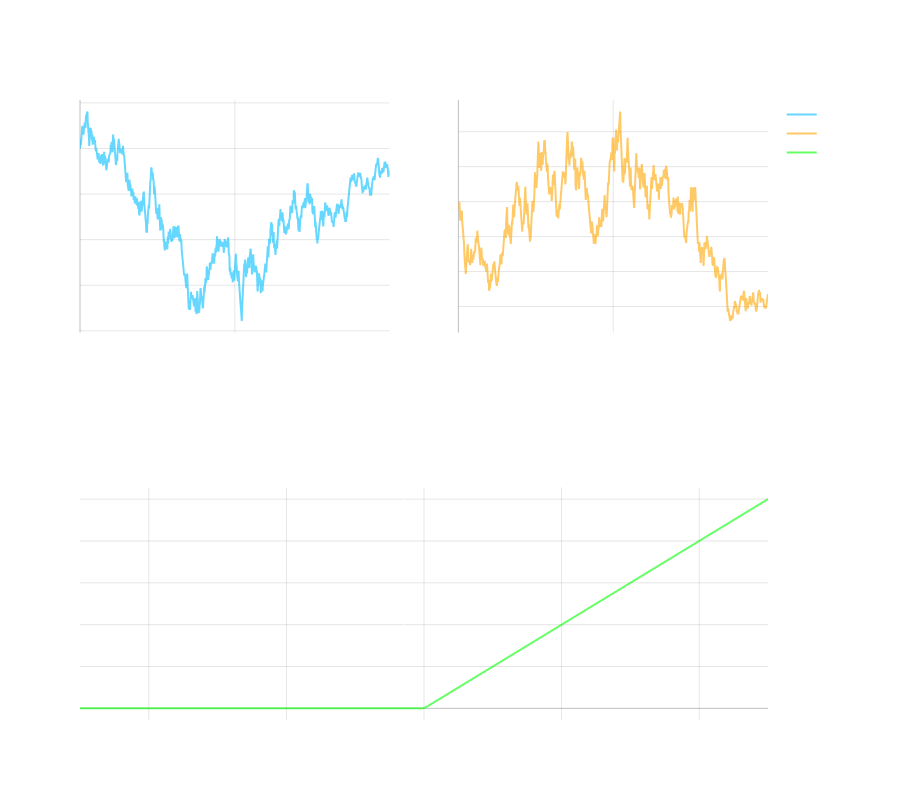

This figure's notebook cell:
### Markdown cell above
**Heston (Stochastic Volatility)**

 
 $$
  dS_t = rS_t dt + \sqrt{v_t}S_t dW^1_t \\
  dv_t = \kappa(\theta - v_t)dt + \xi\sqrt{v_t}dW^2_t \\
  dW^1_t dW^2_t = \rho dt
 $$
 


Assumes volatility is not constant but rather follows a mean-reverting process

Captures more consistent pricing dynamics observed empirically (skew, leverage effect, etc.)

*Problem:* 
- We don't have the terminal distribution of the stock price for this more complicated model (simulation means we need sample paths)

- We can't explicitly solve for the option price, unlike Black-Scholes

### Code cell
import numpy as np
import plotly.graph_objects as go
from plotly.subplots import make_subplots

# Parameters
S0 = 100  # Initial stock price
K = 100   # Strike price
r = 0.05  # Risk-free rate
v0 = 0.04  # Initial variance
kappa = 2.0  # Mean reversion speed
theta = 0.04  # Long-run variance
xi = 0.3  # Volatility of variance
rho = -0.7  # Correlation between stock and variance
T = 1.0   # Time to maturity
N = 1000  # Number of time steps

# Generate time points
t = np.linspace(0, T, N)
dt = T/N

# Generate correlated Brownian motions
dW1 = np.random.normal(0, np.sqrt(dt), N)
dW2 = rho * dW1 + np.sqrt(1 - rho**2) * np.random.normal(0, np.sqrt(dt), N)

# Initialize arrays
S = np.zeros(N)
v = np.zeros(N)
S[0] = S0
v[0] = v0

# Generate paths
for i in range(1, N):
    v[i] = v[i-1] + kappa * (theta - v[i-1]) * dt + xi * np.sqrt(v[i-1]) * dW2[i-1]
    v[i] = max(v[i], 0)  # Ensure variance stays positive
    S[i] = S[i-1] * np.exp((r - 0.5*v[i-1])*dt + np.sqrt(v[i-1])*dW1[i-1])

# Get final values
final_S = S[-1]
final_payoff = max(final_S - K, 0)

# Create stock price points for payoff diagram
S_range = np.linspace(0.5*S0, 1.5*S0, 200)
payoff = np.maximum(S_range - K, 0)

# Create subplots
fig = make_subplots(
    rows=2, cols=2,
    subplot_titles=('Heston Stock Price Path', 'Variance Process', 'Option Payoff'),
    specs=[[{}, {}], [{"colspan": 2}, None]]
)

# Plot stock price path
fig.add_trace(
    go.Scatter(x=t, y=S, name='Stock Price', line=dict(color='rgba(0, 191, 255, 0.6)')),
    row=1, col=1
)

# Plot variance process
fig.add_trace(
    go.Scatter(x=t, y=v, name='Variance', line=dict(color='rgba(255, 165, 0, 0.6)')),
    row=1, col=2
)

# Plot option payoff
fig.add_trace(
    go.Scatter(x=S_range, y=payoff, name='Payoff', line=dict(color='rgba(0, 255, 0, 0.6)')),
    row=2, col=1
)

# Add vertical line at final stock price
fig.add_vline(x=final_S, line_width=1, line_dash="dash", line_color="white", row=2, col=1)

# Update layout
fig.update_layout(
    height=800,
    showlegend=True,
    title_text='Heston Model Simulation',
    title_x=0.5,
    title_font_size=20,
    plot_bgcolor='rgba(0,0,0,0)',
    paper_bgcolor='rgba(0,0,0,0)',
    font=dict(color='white')
)

# Update axes
for row in [1, 2]:
    for col in [1, 2]:
        if row == 2 and col == 2:
            continue
        fig.update_xaxes(
            showgrid=True,
            gridwidth=1,
            gridcolor='rgba(128,128,128,0.2)',
            zeroline=True,
            zerolinewidth=1,
            zerolinecolor='rgba(128,128,128,0.5)',
            row=row, col=col
        )
        fig.update_yaxes(
            showgrid=True,
            gridwidth=1,
            gridcolor='rgba(128,128,128,0.2)',
            zeroline=True,
            zerolinewidth=1,
            zerolinecolor='rgba(128,128,128,0.5)',
            row=row, col=col
        )

fig.show()

### Figure 1 — Plotly figure (JSON) as saved in the notebook; plotly's stock layout.template omitted (floating-point values rounded to 4 significant figures; data arrays with more than 128 entries replaced by an {"elided": "..."} marker saying what was removed)
{"data": [{"line": {"color": "rgba(0, 191, 255, 0.6)"}, "name": "Stock Price", "type": "scatter", "x": {"elided": "1000 float values"}, "xaxis": "x", "y": {"elided": "1000 float values"}, "yaxis": "y"}, {"line": {"color": "rgba(255, 165, 0, 0.6)"}, "name": "Variance", "type": "scatter", "x": {"elided": "1000 float values"}, "xaxis": "x2", "y": {"elided": "1000 float values"}, "yaxis": "y2"}, {"line": {"color": "rgba(0, 255, 0, 0.6)"}, "name": "Payoff", "type": "scatter", "x": {"elided": "200 float values"}, "xaxis": "x3", "y": {"elided": "200 float values"}, "yaxis": "y3"}], "layout": {"annotations": [{"font": {"size": 16}, "showarrow": false, "text": "Heston Stock Price Path", "x": 0.225, "xanchor": "center", "xref": "paper", "y": 1, "yanchor": "bottom", "yref": "paper"}, {"font": {"size": 16}, "showarrow": false, "text": "Variance Process", "x": 0.775, "xanchor": "center", "xref": "paper", "y": 1, "yanchor": "bottom", "yref": "paper"}, {"font": {"size": 16}, "showarrow": false, "text": "Option Payoff", "x": 0.5, "xanchor": "center", "xref": "paper", "y": 0.375, "yanchor": "bottom", "yref": "paper"}], "font": {"color": "white"}, "height": 800, "paper_bgcolor": "rgba(0,0,0,0)", "plot_bgcolor": "rgba(0,0,0,0)", "shapes": [{"line": {"color": "white", "dash": "dash", "width": 1}, "type": "line", "x0": 97.05, "x1": 97.05, "xref": "x3", "y0": 0, "y1": 1, "yref": "y3 domain"}], "showlegend": true, "title": {"font": {"size": 20}, "text": "Heston Model Simulation", "x": 0.5}, "xaxis": {"anchor": "y", "domain": [0, 0.45], "gridcolor": "rgba(128,128,128,0.2)", "gridwidth": 1, "showgrid": true, "zeroline": true, "zerolinecolor": "rgba(128,128,128,0.5)", "zerolinewidth": 1}, "xaxis2": {"anchor": "y2", "domain": [0.55, 1], "gridcolor": "rgba(128,128,128,0.2)", "gridwidth": 1, "showgrid": true, "zeroline": true, "zerolinecolor": "rgba(128,128,128,0.5)", "zerolinewidth": 1}, "xaxis3": {"anchor": "y3", "domain": [0, 1], "gridcolor": "rgba(128,128,128,0.2)", "gridwidth": 1, "showgrid": true, "zeroline": true, "zerolinecolor": "rgba(128,128,128,0.5)", "zerolinewidth": 1}, "yaxis": {"anchor": "x", "domain": [0.625, 1], "gridcolor": "rgba(128,128,128,0.2)", "gridwidth": 1, "showgrid": true, "zeroline": true, "zerolinecolor": "rgba(128,128,128,0.5)", "zerolinewidth": 1}, "yaxis2": {"anchor": "x2", "domain": [0.625, 1], "gridcolor": "rgba(128,128,128,0.2)", "gridwidth": 1, "showgrid": true, "zeroline": true, "zerolinecolor": "rgba(128,128,128,0.5)", "zerolinewidth": 1}, "yaxis3": {"anchor": "x3", "domain": [0, 0.375], "gridcolor": "rgba(128,128,128,0.2)", "gridwidth": 1, "showgrid": true, "zeroline": true, "zerolinecolor": "rgba(128,128,128,0.5)", "zerolinewidth": 1}}}
